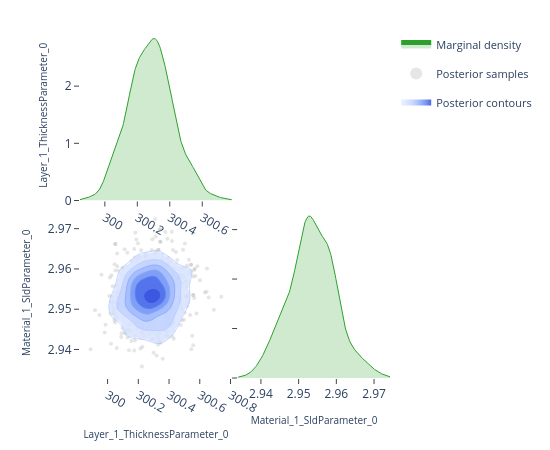

The code cell stored with this chart in its notebook:
### Code cell
# ---- Pairwise focus: thickness vs SLD ---------------------------------------
# A 2-parameter corner plot zooms in on the joint posterior for a specific
# pair.  This is the same view the EasyReflectometryApp's "2D Heatmap"
# sub-tab uses to inspect parameter degeneracies.


params_of_interest = ['Layer_1_ThicknessParameter_0', 'Material_1_SldParameter_0']
idx = [posterior.param_names.index(p) for p in params_of_interest]
subset_draws = np.asarray(posterior.draws)[:, idx]

fig = plot_corner(subset_draws, params_of_interest)
fig.show()

### Figure 1 — Plotly figure (JSON) as saved in the notebook; plotly's stock layout.template omitted (floating-point values rounded to 4 significant figures; data arrays with more than 128 entries replaced by an {"elided": "..."} marker saying what was removed)
{"data": [{"fill": "tozeroy", "fillcolor": "rgba(44, 160, 44, 0.22)", "hoverinfo": "skip", "legendgroup": "marginal", "line": {"color": "rgb(44, 160, 44)", "width": 1}, "mode": "lines", "name": "Marginal density", "showlegend": true, "type": "scatter", "x": {"elided": "256 float values"}, "xaxis": "x", "y": {"elided": "256 float values"}, "yaxis": "y"}, {"hoverinfo": "skip", "legendgroup": "scatter", "marker": {"color": "rgba(140, 140, 140, 0.22)", "size": 4}, "mode": "markers", "name": "Posterior samples", "showlegend": true, "type": "scatter", "x": {"elided": "520 float values"}, "xaxis": "x3", "y": {"elided": "520 float values"}, "yaxis": "y3", "zorder": 0}, {"colorscale": [[0.0, "rgba(224, 233, 255, 0.62)"], [0.35, "rgba(183, 203, 255, 0.70)"], [0.6, "rgba(138, 169, 252, 0.78)"], [0.82, "rgba(96, 131, 242, 0.84)"], [1.0, "rgba(58, 86, 224, 0.90)"]], "connectgaps": false, "contours": {"coloring": "fill", "end": 168.9, "showlabels": false, "showlines": false, "size": 26.67, "start": 35.56}, "hoverinfo": "skip", "legendgroup": "contour", "name": "Posterior contours", "showlegend": true, "showscale": false, "type": "contour", "x": [299.8, 299.9, 299.9, 299.9, 299.9, 299.9, 299.9, 299.9, 299.9, 300.0, 300.0, 300.0, 300.0, 300.0, 300.0, 300.0, 300.0, 300.0, 300.1, 300.1, 300.1, 300.1, 300.1, 300.1, 300.1, 300.1, 300.2, 300.2, 300.2, 300.2, 300.2, 300.2, 300.2, 300.2, 300.2, 300.3, 300.3, 300.3, 300.3, 300.3, 300.3, 300.3, 300.3, 300.4, 300.4, 300.4, 300.4, 300.4, 300.4, 300.4, 300.4, 300.5, 300.5, 300.5, 300.5, 300.5, 300.5, 300.5, 300.5, 300.5, 300.6, 300.6, 300.6, 300.6, 300.6, 300.6, 300.6, 300.6, 300.7, 300.7, 300.7, 300.7, 300.7, 300.7, 300.7, 300.7, 300.7, 300.8, 300.8, 300.8], "xaxis": "x3", "y": [2.934, 2.934, 2.935, 2.935, 2.936, 2.936, 2.937, 2.938, 2.938, 2.939, 2.939, 2.94, 2.94, 2.941, 2.941, 2.942, 2.942, 2.943, 2.943, 2.944, 2.944, 2.945, 2.945, 2.946, 2.946, 2.947, 2.947, 2.948, 2.948, 2.949, 2.949, 2.95, 2.95, 2.951, 2.951, 2.952, 2.952, 2.953, 2.953, 2.954, 2.954, 2.955, 2.955, 2.956, 2.956, 2.957, 2.957, 2.958, 2.958, 2.959, 2.959, 2.96, 2.96, 2.961, 2.961, 2.962, 2.963, 2.963, 2.964, 2.964, 2.965, 2.965, 2.966, 2.966, 2.967, 2.967, 2.968, 2.968, 2.969, 2.969, 2.97, 2.97, 2.971, 2.971, 2.972, 2.972, 2.973, 2.973, 2.974, 2.974], "yaxis": "y3", "z": {"elided": "80x80 float values"}, "zmax": 168.9, "zmin": 35.56, "zorder": 1}, {"colorscale": [[0.0, "rgba(183, 203, 255, 0.94)"], [0.35, "rgba(183, 203, 255, 0.94)"], [0.35, "rgba(138, 169, 252, 0.95)"], [0.6, "rgba(138, 169, 252, 0.95)"], [0.6, "rgba(96, 131, 242, 0.96)"], [0.82, "rgba(96, 131, 242, 0.96)"], [0.82, "rgba(58, 86, 224, 0.98)"], [1.0, "rgba(58, 86, 224, 0.98)"]], "contours": {"coloring": "lines", "end": 168.9, "showlabels": false, "size": 26.67, "start": 35.56}, "hoverinfo": "skip", "legendgroup": "contour", "line": {"width": 0.9}, "showlegend": false, "showscale": false, "type": "contour", "x": [299.8, 299.9, 299.9, 299.9, 299.9, 299.9, 299.9, 299.9, 299.9, 300.0, 300.0, 300.0, 300.0, 300.0, 300.0, 300.0, 300.0, 300.0, 300.1, 300.1, 300.1, 300.1, 300.1, 300.1, 300.1, 300.1, 300.2, 300.2, 300.2, 300.2, 300.2, 300.2, 300.2, 300.2, 300.2, 300.3, 300.3, 300.3, 300.3, 300.3, 300.3, 300.3, 300.3, 300.4, 300.4, 300.4, 300.4, 300.4, 300.4, 300.4, 300.4, 300.5, 300.5, 300.5, 300.5, 300.5, 300.5, 300.5, 300.5, 300.5, 300.6, 300.6, 300.6, 300.6, 300.6, 300.6, 300.6, 300.6, 300.7, 300.7, 300.7, 300.7, 300.7, 300.7, 300.7, 300.7, 300.7, 300.8, 300.8, 300.8], "xaxis": "x3", "y": [2.934, 2.934, 2.935, 2.935, 2.936, 2.936, 2.937, 2.938, 2.938, 2.939, 2.939, 2.94, 2.94, 2.941, 2.941, 2.942, 2.942, 2.943, 2.943, 2.944, 2.944, 2.945, 2.945, 2.946, 2.946, 2.947, 2.947, 2.948, 2.948, 2.949, 2.949, 2.95, 2.95, 2.951, 2.951, 2.952, 2.952, 2.953, 2.953, 2.954, 2.954, 2.955, 2.955, 2.956, 2.956, 2.957, 2.957, 2.958, 2.958, 2.959, 2.959, 2.96, 2.96, 2.961, 2.961, 2.962, 2.963, 2.963, 2.964, 2.964, 2.965, 2.965, 2.966, 2.966, 2.967, 2.967, 2.968, 2.968, 2.969, 2.969, 2.97, 2.97, 2.971, 2.971, 2.972, 2.972, 2.973, 2.973, 2.974, 2.974], "yaxis": "y3", "z": {"elided": "80x80 float values"}, "zmax": 168.9, "zmin": 35.56, "zorder": 2}, {"fill": "tozeroy", "fillcolor": "rgba(44, 160, 44, 0.22)", "hoverinfo": "skip", "legendgroup": "marginal", "line": {"color": "rgb(44, 160, 44)", "width": 1}, "mode": "lines", "name": "Marginal density", "showlegend": false, "type": "scatter", "x": {"elided": "256 float values"}, "xaxis": "x4", "y": {"elided": "256 float values"}, "yaxis": "y4"}], "layout": {"height": 450, "legend": {"font": {"size": 11}, "itemsizing": "constant", "orientation": "v", "x": 1.02, "xanchor": "left", "y": 1.0, "yanchor": "top"}, "margin": {"b": 60, "l": 80, "r": 160, "t": 30}, "plot_bgcolor": "white", "showlegend": true, "width": 550, "xaxis": {"anchor": "y", "domain": [0.0, 0.49], "showgrid": false, "ticks": "outside", "zeroline": false}, "xaxis2": {"anchor": "y2", "domain": [0.51, 1.0], "showgrid": false, "ticks": "outside", "visible": false, "zeroline": false}, "xaxis3": {"anchor": "y3", "domain": [0.0, 0.49], "showgrid": false, "ticks": "outside", "title": {"font": {"size": 10}, "text": "Layer_1_ThicknessParameter_0"}, "zeroline": false}, "xaxis4": {"anchor": "y4", "domain": [0.51, 1.0], "showgrid": false, "ticks": "outside", "title": {"font": {"size": 10}, "text": "Material_1_SldParameter_0"}, "zeroline": false}, "yaxis": {"anchor": "x", "domain": [0.51, 1.0], "showgrid": false, "ticks": "outside", "title": {"font": {"size": 10}, "text": "Layer_1_ThicknessParameter_0"}, "zeroline": false}, "yaxis2": {"anchor": "x2", "domain": [0.51, 1.0], "showgrid": false, "ticks": "outside", "visible": false, "zeroline": false}, "yaxis3": {"anchor": "x3", "domain": [0.0, 0.49], "showgrid": false, "ticks": "outside", "title": {"font": {"size": 10}, "text": "Material_1_SldParameter_0"}, "zeroline": false}, "yaxis4": {"anchor": "x4", "domain": [0.0, 0.49], "showgrid": false, "showticklabels": false, "ticks": "outside", "zeroline": false}}}
